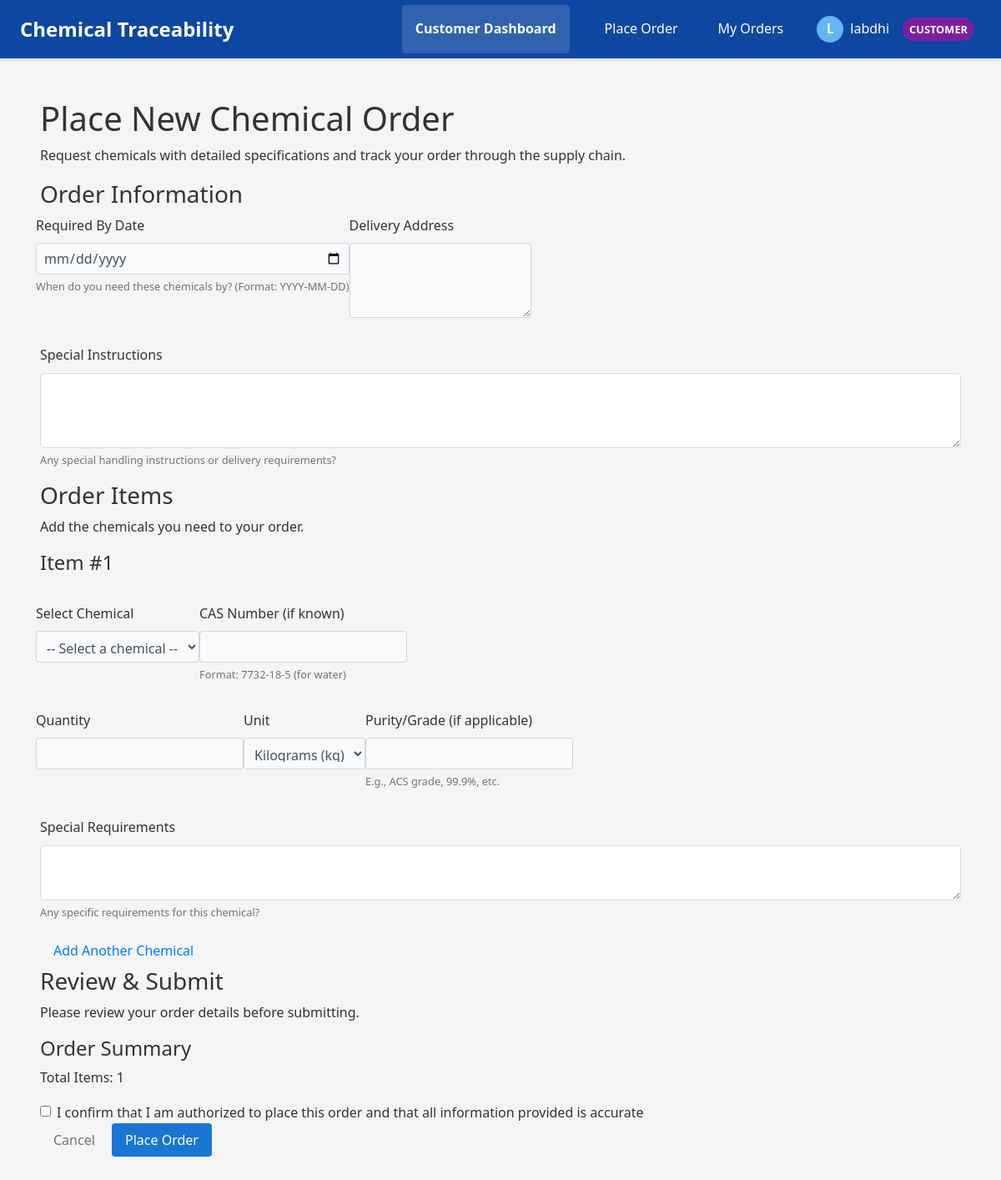
The page /customer/orders/place (signed in) on the database its author committed.
### app/models.py (models this page shows, shortened)
class User(UserMixin, db.Model):
    id = db.Column(db.Integer, primary_key=True)
    username = db.Column(db.String(80), unique=True, nullable=False)
    email = db.Column(db.String(120), unique=True, nullable=False)
    password_hash = db.Column(db.String(128), nullable=False)
    first_name = db.Column(db.String(50), nullable=True)
    last_name = db.Column(db.String(50), nullable=True)
    role = db.Column(db.Enum(RoleType), nullable=False)
    active = db.Column(db.Boolean, default=True)
    created_at = db.Column(db.DateTime, default=datetime.utcnow)
    last_login = db.Column(db.DateTime, nullable=True)
    organization_id = db.Column(db.Integer, db.ForeignKey('organization.id'))
    is_admin = db.Column(db.Boolean, default=False)
    def has_role(self, role_type):
        if self.is_admin:
            return True
        if role_type == RoleType.ADMIN:
            return self.is_admin
        if role_type == RoleType.MANUFACTURER:
            return self.organization and self.organization.can_manufacture and self.role == RoleType.MANUFACTURER
        if role_type == RoleType.DISTRIBUTOR:
            return self.organization and self.organization.can_distribute and self.role == RoleType.DISTRIBUTOR
        if role_type == RoleType.CUSTOMER:
            return self.organization and self.organization.can_receive and self.role == RoleType.CUSTOMER
        return False

### app/routes/customer.py (the view, shortened to what this page needs)
@customer_bp.route('/orders/place', methods=['GET', 'POST'])
@login_required
@customer_required
def place_order():
    logger.info("Place order route accessed by user %s (org: %s)", current_user.email, current_user.organization_id)
    form = OrderForm()
    available_chemicals = Chemical.query.all()
    logger.debug("Found %d available chemicals", len(available_chemicals))
    if form.validate_on_submit():
        logger.info("Form validated successfully")
        try:
            order_number = f"ORD-{uuid.uuid4().hex[:8].upper()}"
            logger.debug("Generated order number: %s", order_number)
            order = ChemicalOrder(
                order_number=order_number,
                customer_id=current_user.id,
                customer_org_id=current_user.organization_id,
                order_date=datetime.utcnow(),
                required_by_date=form.required_by_date.data,  # Now correctly handled as a date
                delivery_address=form.delivery_address.data,
                special_instructions=form.special_instructions.data,
                status='pending',
                total_amount=0.0  # Will be calculated from items
            )
            logger.debug("Created order object: %s", order)
            db.session.add(order)
            db.session.flush()  # Get the order ID
            logger.debug("Order flushed to DB with ID: %s", order.id)
            items_data = json.loads(form.items_data.data)
            logger.debug("Parsed items_data: %s", items_data)
            total_amount = 0.0
            for i, item_data in enumerate(items_data):
                logger.debug("Processing item %d: %s", i+1, item_data)
                chemical_id = item_data.get('chemical_id')
                chemical = None
                if chemical_id:
                    chemical = Chemical.query.get(int(chemical_id))
                    logger.debug("Found chemical: %s", chemical)
                item = OrderItem(
                    order_id=order.id,
                    chemical_name=item_data['chemical_name'],
                    chemical_id=chemical.id if chemical else None,
                    quantity=float(item_data['quantity']),
                    unit=item_data['unit'],
                    unit_price=float(item_data.get('unit_price', 0.0)),
                    special_requirements=item_data.get('special_requirements', ''),
                    status='pending'
                )
                item_total = item.quantity * item.unit_price
                total_amount += item_total
                logger.debug("Created order item: %s", item)
                db.session.add(item)
            order.total_amount = total_amount
            logger.debug("Updated order total amount: %s", total_amount)
            audit_log = AuditLog(
                action_type='order_placed',
                user_id=current_user.id,
                organization_id=current_user.organization_id,
                object_type='ChemicalOrder',
                object_id=order.id,
                description=f"New chemical order {order_number} placed with {len(items_data)} items",
                ip_address=request.remote_addr
            )
            db.session.add(audit_log)
            logger.debug("Added audit log: %s", audit_log)
            db.session.commit()
            logger.info("Order %s successfully committed to database", order_number)
            flash(f'Order {order_number} has been successfully placed and is pending approval.', 'success')
            return redirect(url_for('customer_bp.view_order', order_id=order.id))
        except Exception as e:
            db.session.rollback()
            logger.error("Error placing order: %s", str(e), exc_info=True)
            flash(f'Error placing order: {str(e)}', 'error')
            return redirect(url_for('customer_bp.dashboard'))
    else:
        if request.method == 'POST':
            logger.warning("Form validation failed with errors: %s", form.errors)
    return render_template('customer/place_order.html', form=form, available_chemicals=available_chemicals)

### app/forms.py
class OrderForm(FlaskForm):
    required_by_date = DateField('Required By Date', format='%Y-%m-%d', validators=[Optional()])
    delivery_address = TextAreaField('Delivery Address', validators=[DataRequired(), Length(max=500)])
    special_instructions = TextAreaField('Special Instructions', validators=[Optional(), Length(max=500)])
    items_data = HiddenField('Items Data', validators=[DataRequired()])
    confirm_terms = BooleanField('I confirm that I am authorized to place this order and that all information provided is accurate', validators=[DataRequired()])
    submit = SubmitField('Place Order')

### app/templates/customer/place_order.html (shortened to what this page needs)
{% extends 'base.html' %}
{% block content %}
<div class="order-container">
  <div class="page-header">
    <h1>Place New Chemical Order</h1>
    <p>Request chemicals with detailed specifications and track your order through the supply chain.</p>
  </div>
  <div class="order-form-container">
    <form method="POST" id="orderForm">
      <div class="form-section">
        <h3>Order Information</h3>
        <div class="form-row">
          <div class="form-group">
            {{ form.required_by_date.label(class="form-label") }}
            {{ form.required_by_date(class="form-control", type="date") }}
            <small class="form-text text-muted">When do you need these chemicals by? (Format: YYYY-MM-DD)</small>
          </div>
          <div class="form-group">
            {{ form.delivery_address.label(class="form-label") }}
            {{ form.delivery_address(class="form-control", rows=3) }}
          </div>
        </div>
        <div class="form-group">
          {{ form.special_instructions.label(class="form-label") }}
          {{ form.special_instructions(class="form-control", rows=3) }}
          <small class="form-text text-muted">Any special handling instructions or delivery requirements?</small>
        </div>
      </div>
      <div class="form-section">
        <h3>Order Items</h3>
        <p>Add the chemicals you need to your order.</p>
        <div id="order-items">
          <div class="order-item" id="item-template">
            <div class="item-header">
              <h4>Item #<span class="item-number">1</span></h4>
              <button type="button" class="btn btn-sm btn-outline-danger remove-item" title="Remove Item">
              </button>
            </div>
            <div class="form-row">
              <div class="form-group">
                <label for="chemical_id_0" class="form-label">Select Chemical</label>
                <select class="form-control chemical-select" name="items-0-chemical_id" id="chemical_id_0" required>
                  <option value="">-- Select a chemical --</option>
                </select>
              </div>
              <div class="form-group">
                <label for="cas_number_0" class="form-label">CAS Number (if known)</label>
                <input type="text" class="form-control" name="items-0-cas_number" id="cas_number_0">
                <small class="form-text text-muted">Format: 7732-18-5 (for water)</small>
              </div>
            </div>
            <div class="form-row">
              <div class="form-group">
                <label for="quantity_0" class="form-label">Quantity</label>
                <input type="number" step="0.01" min="0.01" class="form-control item-quantity" name="items-0-quantity" id="quantity_0" required>
              </div>
              <div class="form-group">
                <label for="unit_0" class="form-label">Unit</label>
                <select class="form-control" name="items-0-unit" id="unit_0" required>
                  <option value="kg">Kilograms (kg)</option>
                </select>
              </div>
              <div class="form-group">
                <label for="purity_0" class="form-label">Purity/Grade (if applicable)</label>
                <input type="text" class="form-control" name="items-0-purity" id="purity_0">
                <small class="form-text text-muted">E.g., ACS grade, 99.9%, etc.</small>
              </div>
            </div>
            <div class="form-group">
              <label for="special_requirements_0" class="form-label">Special Requirements</label>
              <textarea class="form-control" name="items-0-special_requirements" id="special_requirements_0" rows="2"></textarea>
              <small class="form-text text-muted">Any specific requirements for this chemical?</small>
            </div>
          </div>
        </div>
        <div class="form-actions">
          <button type="button" id="add-item" class="btn btn-outline-primary">
             Add Another Chemical
          </button>
        </div>
      </div>
      <div class="form-section">
        <h3>Review & Submit</h3>
        <p>Please review your order details before submitting.</p>
        <div class="order-summary">
          <div class="summary-header">
            <h4>Order Summary</h4>
          </div>
          <div class="summary-content">
            <p>Total Items: <span id="total-items">1</span></p>
          </div>
        </div>
        <div class="form-check">
          {{ form.confirm_terms(class="form-check-input", id="terms-check") }}
          {{ form.confirm_terms.label(class="form-check-label", for="terms-check") }}
        </div>
        <div class="form-actions">
          <a href="{{ url_for('customer_bp.dashboard') }}" class="btn btn-outline-secondary">Cancel</a>
          {{ form.submit(class="btn btn-primary") }}
        </div>
      </div>
    </form>
  </div>
</div>
{% endblock %}

### app/templates/base.html (shortened to what this page needs)
<!DOCTYPE html>
<html lang="en">
<head>
    <link rel="stylesheet" href="https://stackpath.bootstrapcdn.com/bootstrap/4.5.2/css/bootstrap.min.css">
    <link rel="stylesheet" href="{{ url_for('static', filename='style.css') }}">
</head>
<body>
    <nav class="navbar">
        <div class="logo">Chemical Traceability</div>
        <div class="nav-links">
            {% if current_user.is_authenticated %}
                {% if current_user.role.name == 'CUSTOMER' %}
                <a href="{{ url_for('customer_bp.dashboard') }}" class="dashboard-btn"><strong>Customer Dashboard</strong></a>
                <a href="{{ url_for('customer_bp.place_order') }}">Place Order</a>
                <a href="{{ url_for('customer_bp.dashboard') }}">My Orders</a>
                {% endif %}
                <div class="user-menu">
                    <div class="user-info" onclick="toggleDropdown()">
                        <div class="user-avatar">{{ current_user.username[0].upper() }}</div>
                        <span class="username">{{ current_user.username }}</span>
                        <span class="role-badge {{ current_user.role.name.lower() }}">{{ current_user.role.name }}</span>
                    </div>
                </div>
            {% else %}
                <a href="{{ url_for('auth.login') }}">Login</a>
                <a href="{{ url_for('auth.register') }}">Register</a>
            {% endif %}
        </div>
    </nav>
    <div class="container">
        <main>
            {% block content %}{% endblock %}
        </main>
    </div>
</body>
</html>

### app/static/style.css (style rules this page uses)
body { font-family: 'Segoe UI', Arial, sans-serif; background: #f4f6fb; margin: 0; padding: 0; color: #333; line-height: 1.6; }
nav { background: #2a3f54; color: #fff; padding: 1rem 2rem; display: flex; align-items: center; justify-content: space-between; }
nav a { color: #fff; text-decoration: none; margin-left: 1rem; font-weight: 500; }
main { padding: 2rem; }
.form-row { margin-bottom: 1rem; }
.form-row label { display: block; margin-bottom: 0.25rem; font-weight: 500; }
.form-row input, .form-row select, .form-row textarea { width: 100%; padding: 0.5rem; border: 1px solid #d1d5db; border-radius: 4px; font-size: 1rem; background: #f8fafc; }
.form-row textarea { min-height: 70px; }

### app/templates/base.html (style rules this page uses)
body { font-family: 'Segoe UI', Tahoma, Geneva, Verdana, sans-serif; margin: 0; padding: 0; background-color: #f5f5f5; }
.navbar { background-color: #0d47a1; color: white; display: flex; justify-content: space-between; align-items: center; padding: 0 1.5rem; box-shadow: 0 2px 4px rgba(0,0,0,0.1); }
.logo { font-size: 1.5rem; font-weight: bold; padding: 1rem 0; }
.nav-links { display: flex; align-items: center; }
.nav-links a { color: white; text-decoration: none; padding: 1rem; display: inline-block; transition: background-color 0.3s; }
.user-menu { position: relative; display: inline-block; margin-left: 1rem; }
.user-info { display: flex; align-items: center; cursor: pointer; padding: 0.5rem; border-radius: 4px; }
.user-avatar { width: 32px; height: 32px; border-radius: 50%; margin-right: 0.5rem; background-color: #64b5f6; color: white; display: flex; align-items: center; justify-content: center; font-weight: bold; }
.username { margin-right: 0.5rem; }
.role-badge { display: inline-block; padding: 0.25rem 0.5rem; border-radius: 20px; font-size: 0.8rem; margin-left: 0.5rem; text-transform: uppercase; font-weight: bold; }
.customer { background-color: #7b1fa2; color: white; }
.container { max-width: 1200px; margin: 0 auto; padding: 1.5rem; }
main { padding: 1.5rem; }
.form-group { margin-bottom: 1rem; }
.form-group label { display: block; margin-bottom: 0.5rem; font-weight: 500; }
.form-control { width: 100%; padding: 0.5rem; border: 1px solid #ddd; border-radius: 4px; font-size: 1rem; box-sizing: border-box; }
.btn { display: inline-block; padding: 0.5rem 1rem; border: none; border-radius: 4px; cursor: pointer; text-decoration: none; font-size: 1rem; text-align: center; }
.btn-primary { background-color: #1976d2; color: white; }
.dashboard-btn { background-color: rgba(255, 255, 255, 0.15); border-radius: 4px; margin-right: 10px; font-weight: bold; }

### rows shown on the page
User: username "L", username "labdhi", role.name "CUSTOMER"
